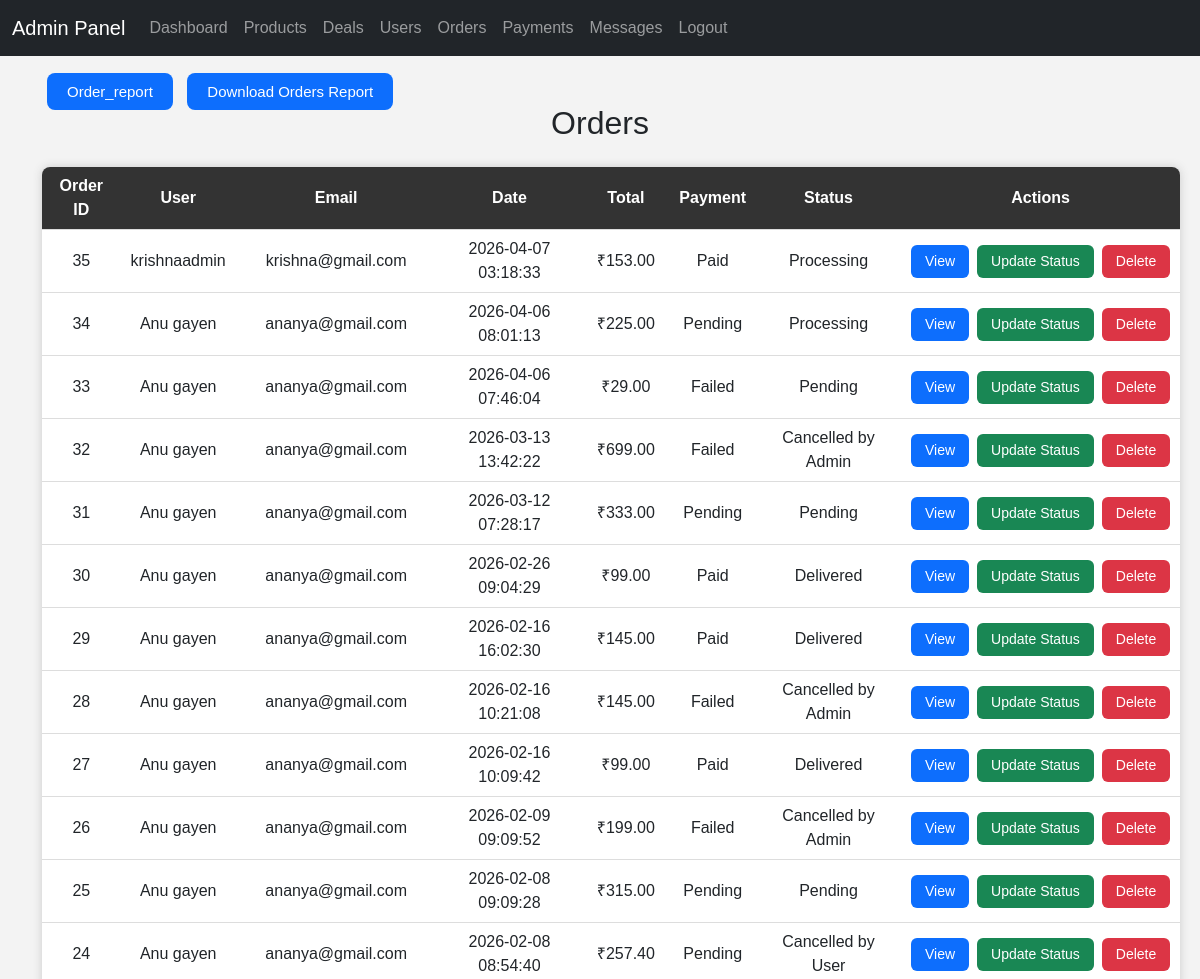
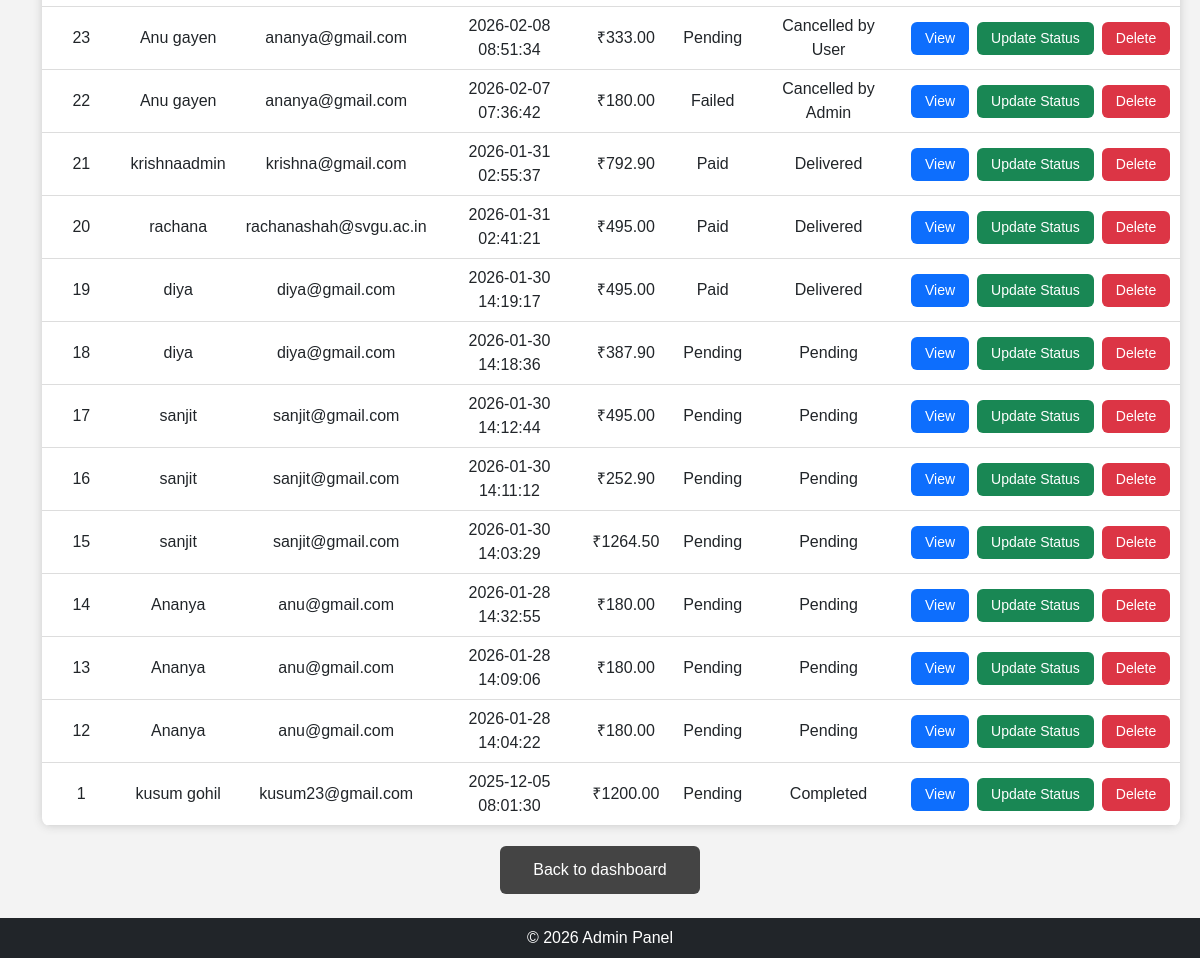
The page /admin_orders.php (signed in) on the database its author committed (2 pictures, top to bottom).
### tables this page shows
CREATE TABLE `orders` (
  `order_id` int(11) NOT NULL,
  `user_id` int(11) NOT NULL,
  `order_date` timestamp NOT NULL DEFAULT current_timestamp(),
  `order_total` decimal(10,2) NOT NULL,
  `payment_status` varchar(50) DEFAULT 'Pending',
  `order_status` varchar(50) DEFAULT 'Processing',
  `deal_code` varchar(50) DEFAULT NULL,
  `discount_amount` decimal(10,2) DEFAULT 0.00,
  `cancelled_by` enum('user','admin') DEFAULT NULL
);

CREATE TABLE `userr` (
  `U_id` int(11) NOT NULL,
  `U_name` varchar(100) NOT NULL,
  `U_email` varchar(100) DEFAULT NULL,
  `password` varchar(255) NOT NULL,
  `U_phone` varchar(15) DEFAULT NULL,
  `R__id` int(11) NOT NULL DEFAULT 2,
  `reset_token` varchar(255) DEFAULT NULL,
  `token_expiry` datetime DEFAULT NULL,
  `address` text NOT NULL,
  `created_at` timestamp NOT NULL DEFAULT current_timestamp()
);

### admin_orders.php (the view, shortened to what this page needs)
<?php
include 'config/db.php';
include 'admin_header.php';
$sql = "SELECT o.*, u.U_name, u.U_email
        FROM orders o
        INNER JOIN userr u ON o.user_id = u.U_id
        ORDER BY o.order_date DESC";
$result = mysqli_query($conn, $sql);
?>
<!DOCTYPE html>
<html>
    <head>
<a href="admin_orders_report.php" class="button">Order_report</a>
<a href="download_orders_report.php" class="button">Download Orders Report</a>
    </head>
<body>
<h2>Orders</h2>
<table>
<tr>
<th>Order ID</th>
<th>User</th>
<th>Email</th>
<th>Date</th>
<th>Total</th>
<th>Payment</th>
<th>Status</th>
<th>Actions</th>
</tr>
<?php while($row=mysqli_fetch_assoc($result)){ ?>
<tr>
<td><?php echo $row['order_id']; ?></td>
<td><?php echo $row['U_name']; ?></td>
<td><?php echo $row['U_email']; ?></td>
<td><?php echo $row['order_date']; ?></td>
<td>₹<?php echo $row['order_total']; ?></td>
<td><?php echo $row['payment_status']; ?></td>
<td>
<?php
if($row['order_status']=='Cancelled'){
    echo "Cancelled by ".($row['cancelled_by'] ? ucfirst($row['cancelled_by']) : 'Admin');
}else{
    echo $row['order_status'];
}
?>
</td>
<td>
<div class="actions">
<a class="action-btn btn-view"
href="view_orders.php?id=<?php echo $row['order_id']; ?>">View</a>
<a class="action-btn btn-update"
href="update_order_status.php?id=<?php echo $row['order_id']; ?>">Update Status</a>
<a class="action-btn btn-delete"
href="delete_order.php?id=<?php echo $row['order_id']; ?>"
onclick="return confirm('Delete order?');">Delete</a>
</div>
</td>
</tr>
<?php } ?>
</table>
<a href="admin_dashboard.php" class="back-btn">Back to dashboard</a>
<?php include 'admin_footer.php'; ?>
</body>
</html>

### admin_orders.php (style rules this page uses)
body { font-family: Arial, sans-serif; background: #f3f3f3; }
h2 { text-align: center; margin-bottom: 25px; }
table { width: 102%; border-collapse: collapse; background: white; border-radius: 8px; overflow: hidden; box-shadow: 0 0 10px #ccc; }
th, td { padding: 7px 10px; border-bottom: 1px solid #ddd; text-align: center; }
th { background: #333; color: white; }
.actions { display:flex; gap:8px; justify-content:center; align-items:center; }
.action-btn { padding:6px 14px; border-radius:6px; color:white; text-decoration:none; font-size:14px; font-weight:500; display:inline-block; white-space: nowrap; }
.btn-view { background:#0d6efd; }
.btn-update { background:#198754; }
.btn-delete { background:#dc3545; }
.back-btn { display: block; width: 200px; margin: 20px auto; padding: 12px; text-align: center; background: #444; color: white; text-decoration: none; border-radius: 6px; }
.button { background:#0d6efd; color:white; padding:10px 20px; margin:10px 5px; border:none; border-radius:8px; font-size:15px; cursor:pointer; text-decoration:none; }

### rows shown on the page
orders: order_id "35", userr.U_name "krishnaadmin", userr.U_email "krishna@gmail.com", order_date "2026-04-07 03:18:33", order_total "153.00", payment_status "Paid", order_status "Processing"
orders: order_id "34", userr.U_name "Anu gayen", userr.U_email "ananya@gmail.com", order_date "2026-04-06 08:01:13", order_total "225.00", payment_status "Pending", order_status "Processing"
orders: order_id "33", userr.U_name "Anu gayen", userr.U_email "ananya@gmail.com", order_date "2026-04-06 07:46:04", order_total "29.00", payment_status "Failed", order_status "Pending"
orders: order_id "32", userr.U_name "Anu gayen", userr.U_email "ananya@gmail.com", order_date "2026-03-13 13:42:22", order_total "699.00", payment_status "Failed", cancelled_by "Admin"
orders: order_id "31", userr.U_name "Anu gayen", userr.U_email "ananya@gmail.com", order_date "2026-03-12 07:28:17", order_total "333.00", payment_status "Pending", order_status "Pending"
orders: order_id "30", userr.U_name "Anu gayen", userr.U_email "ananya@gmail.com", order_date "2026-02-26 09:04:29", order_total "99.00", payment_status "Paid", order_status "Delivered"
orders: order_id "29", userr.U_name "Anu gayen", userr.U_email "ananya@gmail.com", order_date "2026-02-16 16:02:30", order_total "145.00", payment_status "Paid", order_status "Delivered"
orders: order_id "28", userr.U_name "Anu gayen", userr.U_email "ananya@gmail.com", order_date "2026-02-16 10:21:08", order_total "145.00", payment_status "Failed", cancelled_by "Admin"
orders: order_id "27", userr.U_name "Anu gayen", userr.U_email "ananya@gmail.com", order_date "2026-02-16 10:09:42", order_total "99.00", payment_status "Paid", order_status "Delivered"
orders: order_id "26", userr.U_name "Anu gayen", userr.U_email "ananya@gmail.com", order_date "2026-02-09 09:09:52", order_total "199.00", payment_status "Failed", cancelled_by "Admin"
orders: order_id "25", userr.U_name "Anu gayen", userr.U_email "ananya@gmail.com", order_date "2026-02-08 09:09:28", order_total "315.00", payment_status "Pending", order_status "Pending"
orders: order_id "24", userr.U_name "Anu gayen", userr.U_email "ananya@gmail.com", order_date "2026-02-08 08:54:40", order_total "257.40", payment_status "Pending", cancelled_by "User"
orders: order_id "23", userr.U_name "Anu gayen", userr.U_email "ananya@gmail.com", order_date "2026-02-08 08:51:34", order_total "333.00", payment_status "Pending", cancelled_by "User"
orders: order_id "22", userr.U_name "Anu gayen", userr.U_email "ananya@gmail.com", order_date "2026-02-07 07:36:42", order_total "180.00", payment_status "Failed", cancelled_by "Admin"
orders: order_id "21", userr.U_name "krishnaadmin", userr.U_email "krishna@gmail.com", order_date "2026-01-31 02:55:37", order_total "792.90", payment_status "Paid", order_status "Delivered"
orders: order_id "20", userr.U_name "rachana", userr.U_email "rachanashah@svgu.ac.in", order_date "2026-01-31 02:41:21", order_total "495.00", payment_status "Paid", order_status "Delivered"
orders: order_id "19", userr.U_name "diya", userr.U_email "diya@gmail.com", order_date "2026-01-30 14:19:17", order_total "495.00", payment_status "Paid", order_status "Delivered"
orders: order_id "18", userr.U_name "diya", userr.U_email "diya@gmail.com", order_date "2026-01-30 14:18:36", order_total "387.90", payment_status "Pending", order_status "Pending"
orders: order_id "17", userr.U_name "sanjit", userr.U_email "sanjit@gmail.com", order_date "2026-01-30 14:12:44", order_total "495.00", payment_status "Pending", order_status "Pending"
orders: order_id "16", userr.U_name "sanjit", userr.U_email "sanjit@gmail.com", order_date "2026-01-30 14:11:12", order_total "252.90", payment_status "Pending", order_status "Pending"
orders: order_id "15", userr.U_name "sanjit", userr.U_email "sanjit@gmail.com", order_date "2026-01-30 14:03:29", order_total "1264.50", payment_status "Pending", order_status "Pending"
orders: order_id "14", userr.U_name "Ananya", userr.U_email "anu@gmail.com", order_date "2026-01-28 14:32:55", order_total "180.00", payment_status "Pending", order_status "Pending"
orders: order_id "13", userr.U_name "Ananya", userr.U_email "anu@gmail.com", order_date "2026-01-28 14:09:06", order_total "180.00", payment_status "Pending", order_status "Pending"
orders: order_id "12", userr.U_name "Ananya", userr.U_email "anu@gmail.com", order_date "2026-01-28 14:04:22", order_total "180.00", payment_status "Pending", order_status "Pending"
orders: order_id "1", userr.U_name "kusum gohil", userr.U_email "kusum23@gmail.com", order_date "2025-12-05 08:01:30", order_total "1200.00", payment_status "Pending", order_status "Completed"
